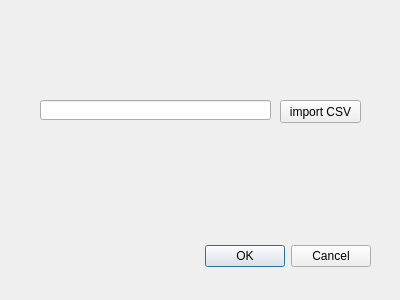
<?xml version="1.0" encoding="UTF-8"?>
<ui version="4.0">
 <class>PolygonCreatorDialogBase</class>
 <widget class="QDialog" name="PolygonCreatorDialogBase">
  <property name="geometry">
   <rect>
    <x>0</x>
    <y>0</y>
    <width>400</width>
    <height>300</height>
   </rect>
  </property>
  <property name="windowTitle">
   <string>Point Maker</string>
  </property>
  <widget class="QDialogButtonBox" name="button_box">
   <property name="geometry">
    <rect>
     <x>30</x>
     <y>240</y>
     <width>341</width>
     <height>32</height>
    </rect>
   </property>
   <property name="orientation">
    <enum>Qt::Horizontal</enum>
   </property>
   <property name="standardButtons">
    <set>QDialogButtonBox::Cancel|QDialogButtonBox::Ok</set>
   </property>
  </widget>
  <widget class="QLineEdit" name="lineEdit_csv">
   <property name="geometry">
    <rect>
     <x>40</x>
     <y>100</y>
     <width>231</width>
     <height>20</height>
    </rect>
   </property>
   <property name="autoFillBackground">
    <bool>false</bool>
   </property>
   <property name="alignment">
    <set>Qt::AlignLeading|Qt::AlignLeft|Qt::AlignVCenter</set>
   </property>
  </widget>
  <widget class="QPushButton" name="pushButton_csv">
   <property name="geometry">
    <rect>
     <x>280</x>
     <y>100</y>
     <width>81</width>
     <height>23</height>
    </rect>
   </property>
   <property name="text">
    <string>import CSV</string>
   </property>
  </widget>
 </widget>
 <resources/>
 <connections>
  <connection>
   <sender>button_box</sender>
   <signal>accepted()</signal>
   <receiver>PolygonCreatorDialogBase</receiver>
   <slot>accept()</slot>
   <hints>
    <hint type="sourcelabel">
     <x>20</x>
     <y>20</y>
    </hint>
    <hint type="destinationlabel">
     <x>20</x>
     <y>20</y>
    </hint>
   </hints>
  </connection>
  <connection>
   <sender>button_box</sender>
   <signal>rejected()</signal>
   <receiver>PolygonCreatorDialogBase</receiver>
   <slot>reject()</slot>
   <hints>
    <hint type="sourcelabel">
     <x>20</x>
     <y>20</y>
    </hint>
    <hint type="destinationlabel">
     <x>20</x>
     <y>20</y>
    </hint>
   </hints>
  </connection>
 </connections>
</ui>
